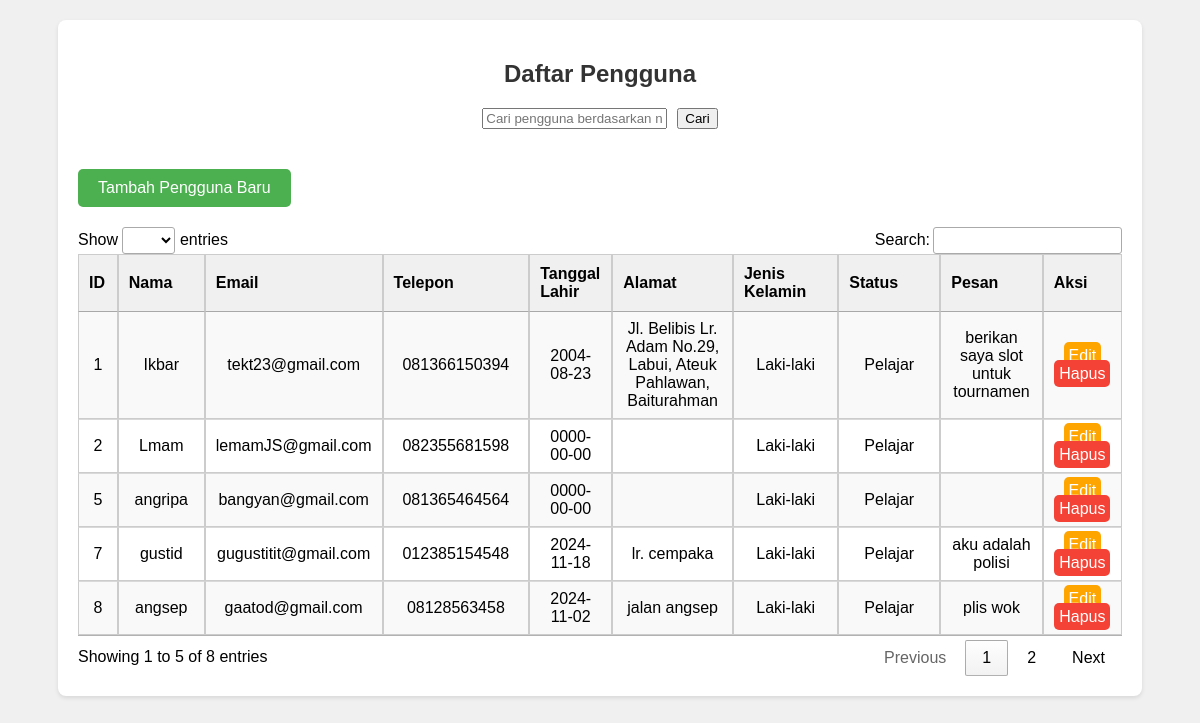
/crud/index.php, run on the app's committed database.
### tables this page shows
CREATE TABLE `pendaftar` (
  `id` int(11) NOT NULL,
  `name` varchar(100) NOT NULL,
  `email` varchar(100) NOT NULL,
  `phone` varchar(15) NOT NULL,
  `dob` date NOT NULL,
  `alamat` varchar(100) NOT NULL,
  `jekel` enum('Laki-laki','Perempuan') NOT NULL,
  `status` enum('Pelajar','Mahasiswa','Pekerja') NOT NULL,
  `pesan` text NOT NULL
);

### crud/index.php (the view, shortened to what this page needs)
<!DOCTYPE html>
<html lang="en">
<head>
    <link rel="stylesheet" href="../assets/style.css">
    <link rel="stylesheet" href="https://cdn.datatables.net/1.13.4/css/jquery.dataTables.min.css" />
</head>
<body>
    <div class="container">
        <h2>Daftar Pengguna</h2>
        <form method="GET" action="" class="search-form">
            <input type="text" name="search" placeholder="Cari pengguna berdasarkan nama">
            <button type="submit">Cari</button>
        </form>
        <a href="create.php" class="btn">Tambah Pengguna Baru</a>
        <div class="table-container">
            <table id="myTable" class="display">
                <thead>
                    <tr>
                        <th>ID</th>
                        <th>Nama</th>
                        <th>Email</th>
                        <th>Telepon</th>
                        <th>Tanggal Lahir</th>
                        <th>Alamat</th>
                        <th>Jenis Kelamin</th>
                        <th>Status</th>
                        <th>Pesan</th>
                        <th>Aksi</th>
                    </tr>
                </thead>
                <tbody>
                    <?php
                    $conn = new mysqli("localhost", "root", "", "crud_db");
                    if (isset($_GET['search']) && !empty($_GET['search'])) {
                        $search = $_GET['search'];
                        $stmt = $conn->prepare("SELECT * FROM pendaftar WHERE name LIKE ?");
                        $searchTerm = "%" . $search . "%";
                        $stmt->bind_param("s", $searchTerm);
                    } else {
                        $stmt = $conn->prepare("SELECT * FROM pendaftar");
                    }
                    $stmt->execute();
                    $result = $stmt->get_result();
                    if ($result->num_rows > 0) {
                        while($row = $result->fetch_assoc()) {
                            echo "<tr>
                                    <td>" . $row["id"] . "</td>
                                    <td>" . $row["name"] . "</td>
                                    <td>" . $row["email"] . "</td>
                                    <td>" . $row["phone"] . "</td>
                                    <td>" . $row["dob"] . "</td>
                                    <td>" . $row["alamat"] . "</td>
                                    <td>" . $row["jekel"] . "</td>
                                    <td>" . $row["status"] . "</td>
                                    <td>" . $row["pesan"] . "</td>
                                    <td>
                                        <a href='update.php?id=" . $row["id"] . "' class='btn-edit'>Edit</a>
                                         <a href='#' onclick='confirmDelete(" . $row["id"] . ")' class='btn-delete'>Hapus</a>
                                    </td>
                                  </tr>";
                        }
                    } else {
                        echo "<tr><td colspan='10'>Pengguna tidak ditemukan</td></tr>";
                    }
                    ?>
                </tbody>
            </table>
        </div>
    </div>
</body>
</html>

### assets/style.css (style rules this page uses)
body { font-family: Arial, sans-serif; background-color: #f0f0f0; margin: 0; padding: 20px; }
h2 { text-align: center; color: #333333; margin-bottom: 20px; font-size: 24px; }
.container { max-width: 1200px; width: 90%; margin: 0 auto; background-color: #ffffff; padding: 20px; border-radius: 8px; box-shadow: 0 2px 4px rgba(0, 0, 0, 0.1); }
.btn { display: inline-block; padding: 10px 20px; background-color: #4caf50; color: white; text-decoration: none; margin: 20px 0; border-radius: 5px; transition: background-color 0.3s ease, transform 0.2s ease; }
.btn-edit { background-color: #ffa500; color: white; padding: 5px; text-decoration: none; border-radius: 5px; }
.btn-delete { background-color: #f44336; color: white; padding: 5px; text-decoration: none; border-radius: 5px; }
table { width: 100%; border-collapse: collapse; margin: 20px 0; }
th, td { padding: 10px; border: 1px solid #ccc; text-align: center; }
th { background-color: #f0f0f0; color: black; }
td { word-wrap: break-word; }
.search-form { display: flex; justify-content: center; align-items: center; margin-bottom: 20px; gap: 10px; }

### data on the page
pendaftar: id "1", name "Ikbar", email "tekt23@gmail.com", phone "081366150394", dob "2004-08-23", alamat "Jl. Belibis Lr. Adam No.29, Labui, Ateuk Pahlawan, Baiturahman", jekel "Laki-laki", status "Pelajar", pesan "berikan saya slot untuk tournamen"
pendaftar: id "2", name "Lmam", email "lemamJS@gmail.com", phone "082355681598", dob "0000-00-00", jekel "Laki-laki", status "Pelajar"
pendaftar: id "5", name "angripa", email "bangyan@gmail.com", phone "081365464564", dob "0000-00-00", jekel "Laki-laki", status "Pelajar"
pendaftar: id "7", name "gustid", email "gugustitit@gmail.com", phone "012385154548", dob "2024-11-18", alamat "lr. cempaka", jekel "Laki-laki", status "Pelajar", pesan "aku adalah polisi"
pendaftar: id "8", name "angsep", email "gaatod@gmail.com", phone "08128563458", dob "2024-11-02", alamat "jalan angsep", jekel "Laki-laki", status "Pelajar", pesan "plis wok"
